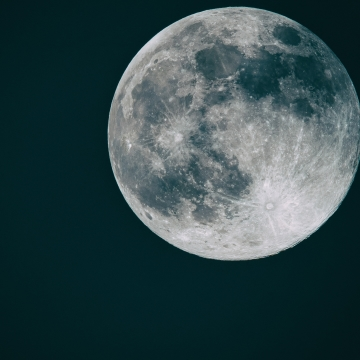
#> input picture Upscaling/moon.jpg, 360 x 360 px
$ python imageResize.py
#> lines starting #> are read from the running program, lines starting #| are printed output that depends on the picture
import cv2

def upscale_image(image):
#> called with image = 'moon.jpg'
    img = cv2.imread(image)
#> img is the input picture: shape (360, 360, 3); mean B, G, R 75.4, 72.4, 50
    resized = cv2.resize(img,dsize=None,fx=4,fy=4)
    filename = "upscaled_" + image
    cv2.imwrite(filename, resized)

def resize_image(image):
#> called with image = 'moon.jpg'
    img = cv2.imread(image)
    resized = cv2.resize(img, (256,144), interpolation= cv2.INTER_LINEAR)
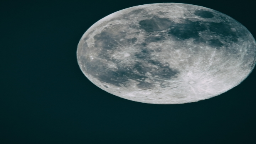
#> resized: shape (144, 256, 3); mean B, G, R 75.4, 72.3, 49.9
    filename = "resized_" + image
    cv2.imwrite(filename, resized)


upscale_image("moon.jpg")
resize_image("moon.jpg")
